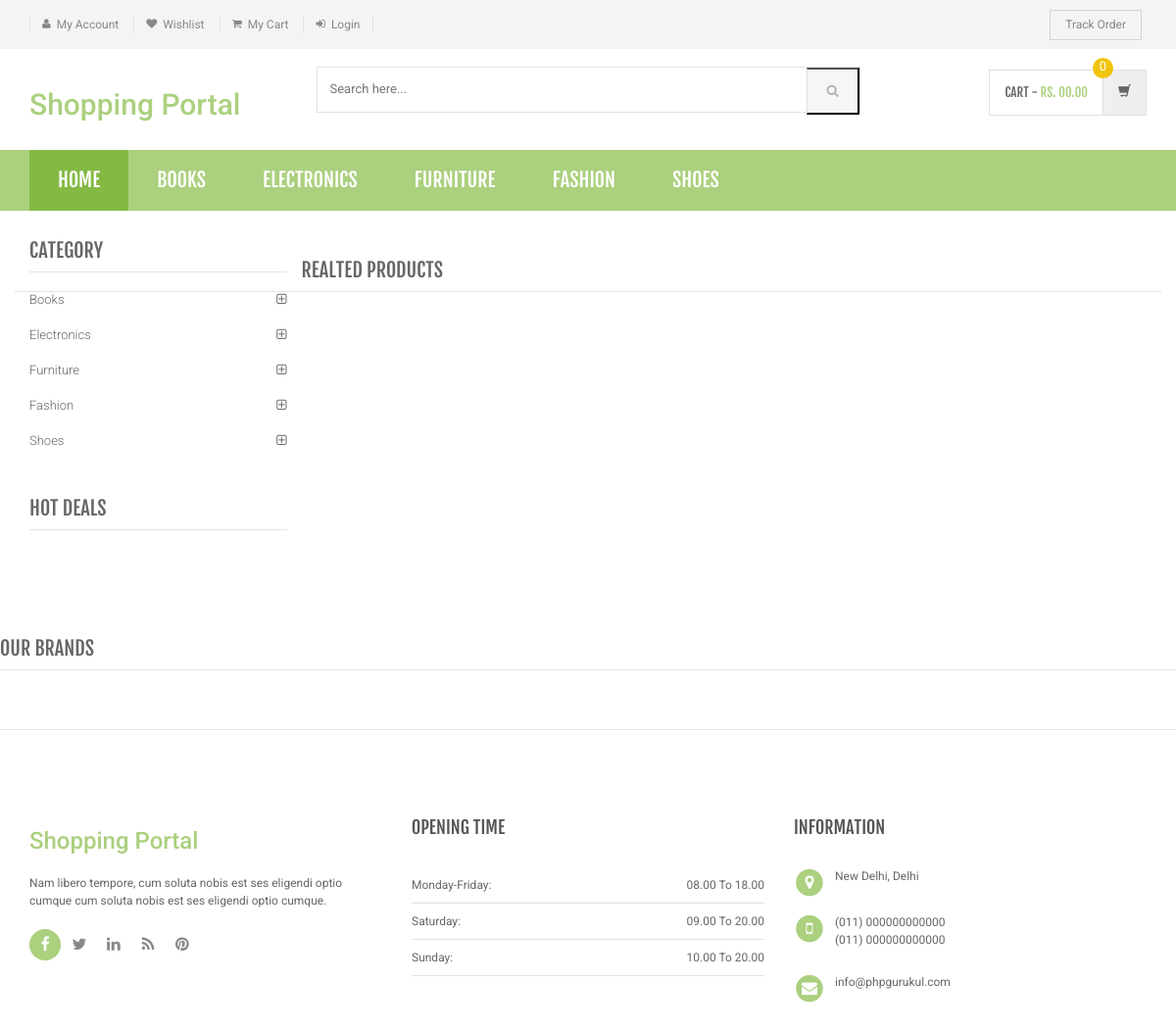
Page /shopping/product-details.php on the committed database.
### tables this page shows
CREATE TABLE `category` (
  `id` int(11) NOT NULL,
  `categoryName` varchar(255) DEFAULT NULL,
  `categoryDescription` longtext DEFAULT NULL,
  `creationDate` timestamp NOT NULL DEFAULT current_timestamp(),
  `updationDate` varchar(255) DEFAULT NULL
);

### shopping/product-details.php (the view, shortened to what this page needs)
<?php
include('includes/config.php');
?>
<!DOCTYPE html>
<html lang="en">
	<head>
	    <link rel="stylesheet" href="assets/css/bootstrap.min.css">
	    <link rel="stylesheet" href="assets/css/main.css">
	    <link rel="stylesheet" href="assets/css/green.css">
	    <link rel="stylesheet" href="assets/css/owl.carousel.css">
		<link rel="stylesheet" href="assets/css/owl.transitions.css">
		<link href="assets/css/lightbox.css" rel="stylesheet">
		<link rel="stylesheet" href="assets/css/animate.min.css">
		<link rel="stylesheet" href="assets/css/rateit.css">
		<link rel="stylesheet" href="assets/css/bootstrap-select.min.css">
		<link rel="stylesheet" href="assets/css/config.css">
		<link href="assets/css/green.css" rel="alternate stylesheet" title="Green color">
		<link href="assets/css/blue.css" rel="alternate stylesheet" title="Blue color">
		<link href="assets/css/red.css" rel="alternate stylesheet" title="Red color">
		<link href="assets/css/orange.css" rel="alternate stylesheet" title="Orange color">
		<link href="assets/css/dark-green.css" rel="alternate stylesheet" title="Darkgreen color">
		<link rel="stylesheet" href="assets/css/font-awesome.min.css">
	</head>
    <body class="cnt-home">
<header class="header-style-1">
<?php include('includes/top-header.php');?>
<?php include('includes/main-header.php');?>
<?php include('includes/menu-bar.php');?>
</header>
<div class="body-content outer-top-xs">
	<div class='container'>
		<div class='row single-product outer-bottom-sm '>
			<div class='col-md-3 sidebar'>
				<div class="sidebar-module-container">
<div class="sidebar-widget outer-bottom-xs wow fadeInUp">
	<h3 class="section-title">Category</h3>
	<div class="sidebar-widget-body m-t-10">
		<div class="accordion">
		            <?php $sql=mysqli_query($con,"select id,categoryName  from category");
while($row=mysqli_fetch_array($sql))
{
    ?>
	    	<div class="accordion-group">
	            <div class="accordion-heading">
	                <a href="category.php?cid=<?php echo $row['id'];?>"  class="accordion-toggle collapsed">
	                   <?php echo $row['categoryName'];?>
	                </a>
	            </div>
	        </div>
	        <?php } ?>
	    </div>
	</div>
</div>
<div class="sidebar-widget hot-deals wow fadeInUp">
	<h3 class="section-title">hot deals</h3>
</div>
				</div>
			</div>
<section class="section featured-product wow fadeInUp">
	<h3 class="section-title">Realted Products </h3>
</section>
			</div>
		</div>
<?php include('includes/brands-slider.php');?>
</div>
<?php include('includes/footer.php');?>
</body>
</html>

### shopping/includes/menu-bar.php (shortened to what this page needs)
<div class="header-nav animate-dropdown">
    <div class="container">
        <div class="yamm navbar navbar-default" role="navigation">
            <div class="nav-bg-class">
                <div class="navbar-collapse collapse" id="mc-horizontal-menu-collapse">
	<div class="nav-outer">
		<ul class="nav navbar-nav">
			<li class="active dropdown yamm-fw">
				<a href="index.php" data-hover="dropdown" class="dropdown-toggle">Home</a>
			</li>
              <?php $sql=mysqli_query($con,"select id,categoryName  from category limit 6");
while($row=mysqli_fetch_array($sql))
{
    ?>
			<li class="dropdown yamm">
				<a href="category.php?cid=<?php echo $row['id'];?>"> <?php echo $row['categoryName'];?></a>
			</li>
			<?php } ?>
		</ul>
		<div class="clearfix"></div>
	</div>
</div>
            </div>
        </div>
    </div>
</div>

### shopping/assets/css/green.css (style rules this page uses)
a { color: #abd07e; }
.header-style-1 .header-nav { background: #abd07e; }
.cnt-home .header-style-1 .header-nav .navbar .navbar-nav > li.active { background: #84b943; }
.sidebar .sidebar-module-container .sidebar-widget .sidebar-widget-body .accordion .accordion-group .accordion-heading .accordion-toggle, .sidebar .sidebar-module-container .sidebar-widget .sidebar-widget-body .accordion .accordion-group .accordion-heading .accordion-toggle:hover, .sidebar .sidebar-module-container .sidebar-widget .sidebar-widget-body .accordion .accordion-group .accordion-heading .accordion-toggle:focus, .sidebar .sidebar-module-container .sidebar-widget .sidebar-widget-body .accordion .accordion-group .accordion-heading .accordion-toggle:after { color: #abd07e; }

### shopping/assets/css/lightbox.css (style rules this page uses)
body:after { content: url(../images/close.png) url(../images/loading.gif) url(../images/prev.png) url(../images/next.png); display: none; }

### shopping/assets/css/blue.css (style rules this page uses)
a { color: #3498db; }
.header-style-1 .header-nav { background: #3498db; }
.cnt-home .header-style-1 .header-nav .navbar .navbar-nav > li.active { background: #1d6ca1; }
.sidebar .sidebar-module-container .sidebar-widget .sidebar-widget-body .accordion .accordion-group .accordion-heading .accordion-toggle, .sidebar .sidebar-module-container .sidebar-widget .sidebar-widget-body .accordion .accordion-group .accordion-heading .accordion-toggle:hover, .sidebar .sidebar-module-container .sidebar-widget .sidebar-widget-body .accordion .accordion-group .accordion-heading .accordion-toggle:focus, .sidebar .sidebar-module-container .sidebar-widget .sidebar-widget-body .accordion .accordion-group .accordion-heading .accordion-toggle:after { color: #3498db; }

### shopping/assets/css/red.css (style rules this page uses)
a { color: #ff6c6c; }
.header-style-1 .header-nav { background: #ff6c6c; }
.cnt-home .header-style-1 .header-nav .navbar .navbar-nav > li.active { background: #ff1a1a; }
.sidebar .sidebar-module-container .sidebar-widget .sidebar-widget-body .accordion .accordion-group .accordion-heading .accordion-toggle, .sidebar .sidebar-module-container .sidebar-widget .sidebar-widget-body .accordion .accordion-group .accordion-heading .accordion-toggle:hover, .sidebar .sidebar-module-container .sidebar-widget .sidebar-widget-body .accordion .accordion-group .accordion-heading .accordion-toggle:focus, .sidebar .sidebar-module-container .sidebar-widget .sidebar-widget-body .accordion .accordion-group .accordion-heading .accordion-toggle:after { color: #ff6c6c; }

### shopping/assets/css/orange.css (style rules this page uses)
a { color: #f39c12; }
.header-style-1 .header-nav { background: #f39c12; }
.cnt-home .header-style-1 .header-nav .navbar .navbar-nav > li.active { background: #ab6c09; }
.sidebar .sidebar-module-container .sidebar-widget .sidebar-widget-body .accordion .accordion-group .accordion-heading .accordion-toggle, .sidebar .sidebar-module-container .sidebar-widget .sidebar-widget-body .accordion .accordion-group .accordion-heading .accordion-toggle:hover, .sidebar .sidebar-module-container .sidebar-widget .sidebar-widget-body .accordion .accordion-group .accordion-heading .accordion-toggle:focus, .sidebar .sidebar-module-container .sidebar-widget .sidebar-widget-body .accordion .accordion-group .accordion-heading .accordion-toggle:after { color: #f39c12; }

### shopping/assets/css/dark-green.css (style rules this page uses)
a { color: #12cca7; }
.header-style-1 .header-nav { background: #12cca7; }
.cnt-home .header-style-1 .header-nav .navbar .navbar-nav > li.active { background: #0b816a; }
.sidebar .sidebar-module-container .sidebar-widget .sidebar-widget-body .accordion .accordion-group .accordion-heading .accordion-toggle, .sidebar .sidebar-module-container .sidebar-widget .sidebar-widget-body .accordion .accordion-group .accordion-heading .accordion-toggle:hover, .sidebar .sidebar-module-container .sidebar-widget .sidebar-widget-body .accordion .accordion-group .accordion-heading .accordion-toggle:focus, .sidebar .sidebar-module-container .sidebar-widget .sidebar-widget-body .accordion .accordion-group .accordion-heading .accordion-toggle:after { color: #12cca7; }

### rows in the picture
category: categoryName "BOOKS", categoryName "Books"
category: categoryName "ELECTRONICS", categoryName "Electronics"
category: categoryName "FURNITURE", categoryName "Furniture"
category: categoryName "FASHION", categoryName "Fashion"
category: categoryName "SHOES", categoryName "Shoes"
